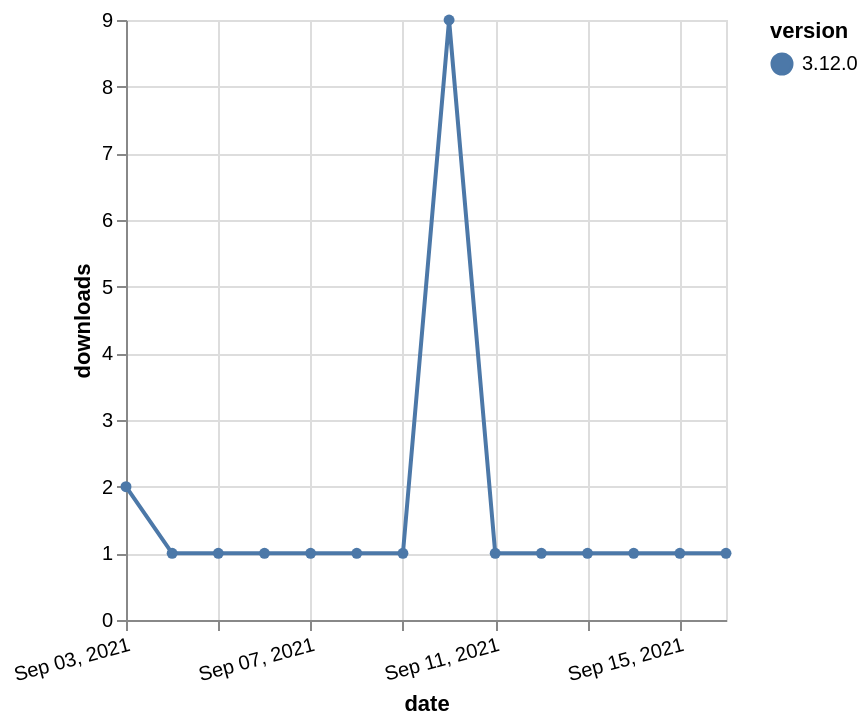

Source (Vega-Lite JSON):
### Vega-Lite specification from a JSON file in a GitHub repository (floating-point values rounded to 4 significant figures)
{"$schema": "https://vega.github.io/schema/vega-lite/v5.json", "description": "A simple bar chart with embedded data.", "data": {"values": [{"date": "2021-09-03", "total": 493, "delta": 2, "version": "3.12.0"}, {"date": "2021-09-04", "total": 494, "delta": 1, "version": "3.12.0"}, {"date": "2021-09-05", "total": 495, "delta": 1, "version": "3.12.0"}, {"date": "2021-09-06", "total": 496, "delta": 1, "version": "3.12.0"}, {"date": "2021-09-07", "total": 497, "delta": 1, "version": "3.12.0"}, {"date": "2021-09-08", "total": 498, "delta": 1, "version": "3.12.0"}, {"date": "2021-09-09", "total": 499, "delta": 1, "version": "3.12.0"}, {"date": "2021-09-10", "total": 508, "delta": 9, "version": "3.12.0"}, {"date": "2021-09-11", "total": 509, "delta": 1, "version": "3.12.0"}, {"date": "2021-09-12", "total": 510, "delta": 1, "version": "3.12.0"}, {"date": "2021-09-13", "total": 511, "delta": 1, "version": "3.12.0"}, {"date": "2021-09-14", "total": 512, "delta": 1, "version": "3.12.0"}, {"date": "2021-09-15", "total": 513, "delta": 1, "version": "3.12.0"}, {"date": "2021-09-16", "total": 514, "delta": 1, "version": "3.12.0"}]}, "width": "container", "mark": {"type": "line", "point": {"filled": true}}, "encoding": {"x": {"field": "date", "type": "temporal", "timeUnit": "yearmonthdate", "title": "date", "axis": {"labelAngle": -15}}, "y": {"field": "delta", "type": "quantitative", "title": "downloads"}, "color": {"field": "version", "type": "nominal"}, "tooltip": {"field": "delta"}}}
